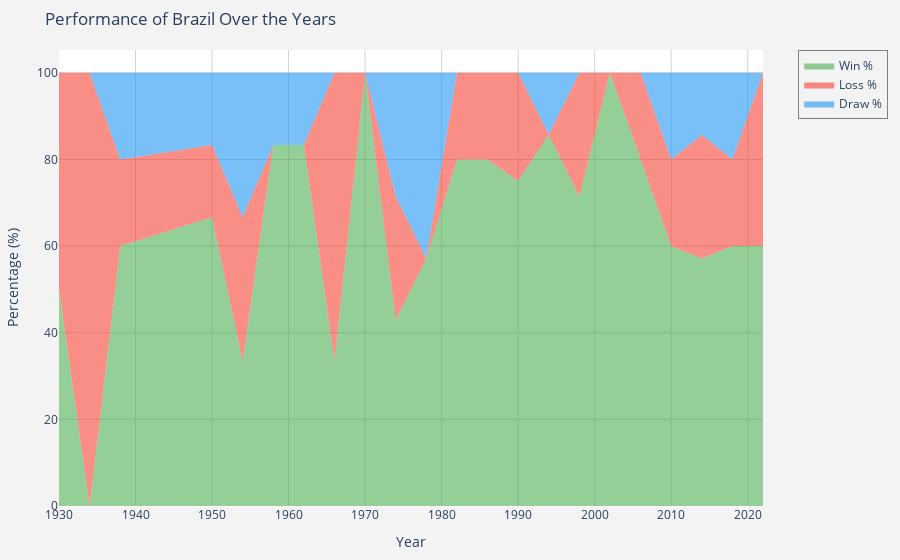

Here is the notebook cell this chart was saved with:
### Code cell
team_performance_stacked_area('Brazil', matches_df)

### Figure 1 — Plotly figure (JSON) as saved in the notebook; plotly's stock layout.template omitted (floating-point values rounded to 4 significant figures)
{"data": [{"fillcolor": "rgba(76, 175, 80, 0.6)", "line": {"width": 0}, "mode": "lines", "name": "Win %", "stackgroup": "one", "type": "scatter", "x": [1930, 1934, 1938, 1950, 1954, 1958, 1962, 1966, 1970, 1974, 1978, 1982, 1986, 1990, 1994, 1998, 2002, 2006, 2010, 2014, 2018, 2022], "y": [50, 0, 60, 66.67, 33.33, 83.33, 83.33, 33.33, 100, 42.86, 57.14, 80, 80, 75, 85.71, 71.43, 100, 80, 60, 57.14, 60, 60]}, {"fillcolor": "rgba(244, 67, 54, 0.6)", "line": {"width": 0}, "mode": "lines", "name": "Loss %", "stackgroup": "one", "type": "scatter", "x": [1930, 1934, 1938, 1950, 1954, 1958, 1962, 1966, 1970, 1974, 1978, 1982, 1986, 1990, 1994, 1998, 2002, 2006, 2010, 2014, 2018, 2022], "y": [50, 100, 20, 16.67, 33.33, 0, 0, 66.67, 0, 28.57, 0, 20, 20, 25, 0, 28.57, 0, 20, 20, 28.57, 20, 40]}, {"fillcolor": "rgba(33, 150, 243, 0.6)", "line": {"width": 0}, "mode": "lines", "name": "Draw %", "stackgroup": "one", "type": "scatter", "x": [1930, 1934, 1938, 1950, 1954, 1958, 1962, 1966, 1970, 1974, 1978, 1982, 1986, 1990, 1994, 1998, 2002, 2006, 2010, 2014, 2018, 2022], "y": [0, 0, 20, 16.67, 33.33, 16.67, 16.67, 0, 0, 28.57, 42.86, 0, 0, 0, 14.29, 0, 0, 0, 20, 14.29, 20, 0]}], "layout": {"legend": {"bgcolor": "rgba(255, 255, 255, 0)", "bordercolor": "gray", "borderwidth": 1, "font": {"size": 12}, "traceorder": "normal", "x": 1.05, "y": 1}, "margin": {"b": 50, "l": 50, "r": 50, "t": 50}, "paper_bgcolor": "rgb(243, 243, 243)", "plot_bgcolor": "white", "showlegend": true, "title": {"text": "Performance of Brazil Over the Years"}, "xaxis": {"gridcolor": "lightgray", "gridwidth": 1, "showgrid": true, "title": {"text": "Year"}}, "yaxis": {"gridcolor": "lightgray", "gridwidth": 1, "showgrid": true, "title": {"text": "Percentage (%)"}}}}
